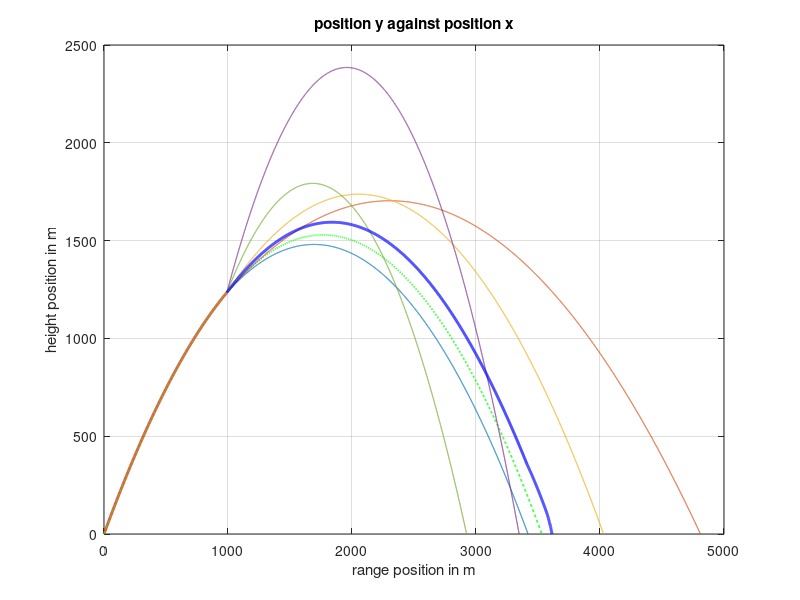

This chart was generated by the following MATLAB code: (Note: this script raises an error after producing the figure.)
%% This program simulates and calculates the centre of mass of a bomb following a projectile motion
% In this program it is assumed that the bomb starts at on piece and then
% explodes into multiple fragments
clear ; clc; %clear previous program
%% Setting up paremters
M = 100; % the mass in kg
theta = pi/3; % the angle that the bomb starts at in deg
speed = 200; % the initial speed of the bomb in m/s
x_speed = speed*cos(theta) ; % x component of the speed
y_speed = speed*sin(theta) ; % y component of the speed
v = [x_speed, y_speed];
g = 9.81; % the acceleraton of gravity in m+/s^2
y_at_peak = y_speed^2/(2*g);
time_at_peak = y_speed/g;
x_at_peak = x_speed*time_at_peak;

%range of explosion is between quarter and three-quarters through
%doing this here because we need speed and position right before explosion
% explosion_time = time_at_peak + rand*time_at_peak*0.5;
explosion_time = time_at_peak*0.5 +rand*time_at_peak;
velocity_pre_explosion = [x_speed,0];
explosion_position = [0, 0];
%% the trajectory of the bomb
tau = 0.01; %timestep
Nsteps = ceil((2*time_at_peak)/tau); % number of steps
explosion_step = ceil(explosion_time/tau);
x_position = zeros(1, Nsteps+1);
y_position = zeros(1, Nsteps+1);
for i=2:Nsteps+1
% now we will update the velocity and the position since the acceleration
% is constant
    t = i*tau ; % current time
% from the kinematic equations
    x_position(i) = x_speed*t ; % x = xo +v(ox)t 
    y_position(i) = y_speed*t - 0.5*g*t^2 ; % y = yo + v(oy)t-gt^2/2
    if i == explosion_step
        velocity_pre_explosion(2) = y_speed - g*t;
        explosion_position = [x_position(i), y_position(i)];
    end
    if y_position(i) < 0 %to counter error due to rounding
        y_position(i) = 0;
        x_position(i) = x_speed*2*time_at_peak;
    end
end
%% plotting 
clf ; % clear and move forward
plot(x_position(1, 1:explosion_step),y_position(1, 1:explosion_step),'r-','LineWidth',2)
grid on
hold on
plot(x_position,y_position,'g--','Linewidth',1.2)
title('position y against position x')
xlabel('range position in m')
ylabel('height position in m')
grid on
hold on

%part 2
%randomise some aspects of explosion
explosion_impulse_time = 0.1;
n_fragments = 5;
fragment_masses = zeros(1, n_fragments);
remaining_mass = M;
for i=1:n_fragments-1
    %largest fragment is less than 60% of remainder, greater than 10%
    %this way we don't have (or 'ignore') minisicule pieces
    fragment_masses(i) = (0.1*remaining_mass) + (0.5*rand*remaining_mass);
    remaining_mass = remaining_mass - fragment_masses(i);
end
fragment_masses(n_fragments) = remaining_mass;

%if each fragment is a circle sector, with sides R = 0.25,
%the angle for each sector is given by
fragment_angles = 2*pi*fragment_masses/M;
%randomising a starting point, relative to the horizontal
explosion_force = 3000 + (rand*1500); %newtons
impulse = explosion_force*explosion_impulse_time;
x_speed_fragments = zeros(1, n_fragments);
y_speed_fragments = zeros(1, n_fragments);
starting_angle = 2*pi*rand; %randomised initially, cimulative
%getting initial velocities, conservation of momentum
for i=1:n_fragments
    
    %the centre of mass of each circle sector with angle gamma, is along
    %the radius starting from gamma/2 (due to symmetry).
    %so, the angle from from the horizontal to the direction each fragment
    %will fly off in is given by
    
    tilda = starting_angle + fragment_angles(i)/2;
    % mv(aft) - mv(bef) = ft
    
    x_speed_fragments(i) = ((impulse * cos(tilda))+ ...
        (fragment_masses(i)*velocity_pre_explosion(1)))/fragment_masses(i);   
    y_speed_fragments(i) = ((impulse * sin(tilda))+ ...
        (fragment_masses(i)*velocity_pre_explosion(2)))/fragment_masses(i);  
    
    starting_angle = starting_angle + fragment_angles(i);
end
%these get extended, in the following loop
fragment_x_positions = zeros(n_fragments, 1);
fragment_y_positions = zeros(n_fragments, 1);

all_midair = ones(1, n_fragments);
reached_ground = 0; %n of fragments that reached ground
midair = true;
k = 0; %while loop counter
while (midair)
    t = tau*k;
    k = k+1;
    for i=1:n_fragments
        if all_midair(i)
            fragment_x_positions(i, k) = (x_speed_fragments(i)*t)+explosion_position(1);
            fragment_y_positions(i, k) = ((y_speed_fragments(i)*t)-(0.5*g*t^2))+explosion_position(2);
            if (fragment_y_positions(i, k) < 0)
                fragment_y_positions(i, k) = 0;
                t_to_ground_1 = (y_speed_fragments(i)/g) + (((y_speed_fragments(i)^2) + (2*g*explosion_position(2)))^0.5)/g;
%                 t_to_ground_2 = (y_speed_fragments(i)/g) - (((y_speed_fragments(i)^2) + (2*g*explosion_position(2)))^0.5)/g;
                fragment_x_positions(i, k) = explosion_position(1) + (x_speed_fragments(i)*t_to_ground_1);
                all_midair(i) = 0;
                reached_ground = reached_ground + 1;
                if (reached_ground == n_fragments)
                    midair = false;
                    %DO NOT ADD 'BREAK', still need x positions to be set
                end
            end
        else
            fragment_x_positions(i, k) = fragment_x_positions(i, k-1);
        end
    end
end

%plotting the trajectory of the peices
for i=1:n_fragments
    plot(fragment_x_positions(i, :),fragment_y_positions(i, :),'LineWidth',0.8);
    grid on
    hold on
end


centre_of_mass = zeros(2, k);
for j=1:k
    for i=1:n_fragments
        centre_of_mass(1, j) = centre_of_mass(1, j) + (fragment_x_positions(i, j) * fragment_masses(i));
        centre_of_mass(2, j) = centre_of_mass(2, j) + (fragment_y_positions(i, j) * fragment_masses(i));
    end
end
centre_of_mass = centre_of_mass/M;

plot(centre_of_mass(1, :),centre_of_mass(2, :),'b-', 'lineWidth', 2) % plotting the centre of mass trajectory
f_names = strings(1, 3 + n_fragments);
f_names(1) = 'bomb';
f_names(2) = 'expected trajectory';
for i=3:2+n_fragments
    f_names(i) = 'fragment ' + string(i-2);
end
f_names(n_fragments+3) = 'centre of mass';
legend(f_names) %remove this to view graph clearly
